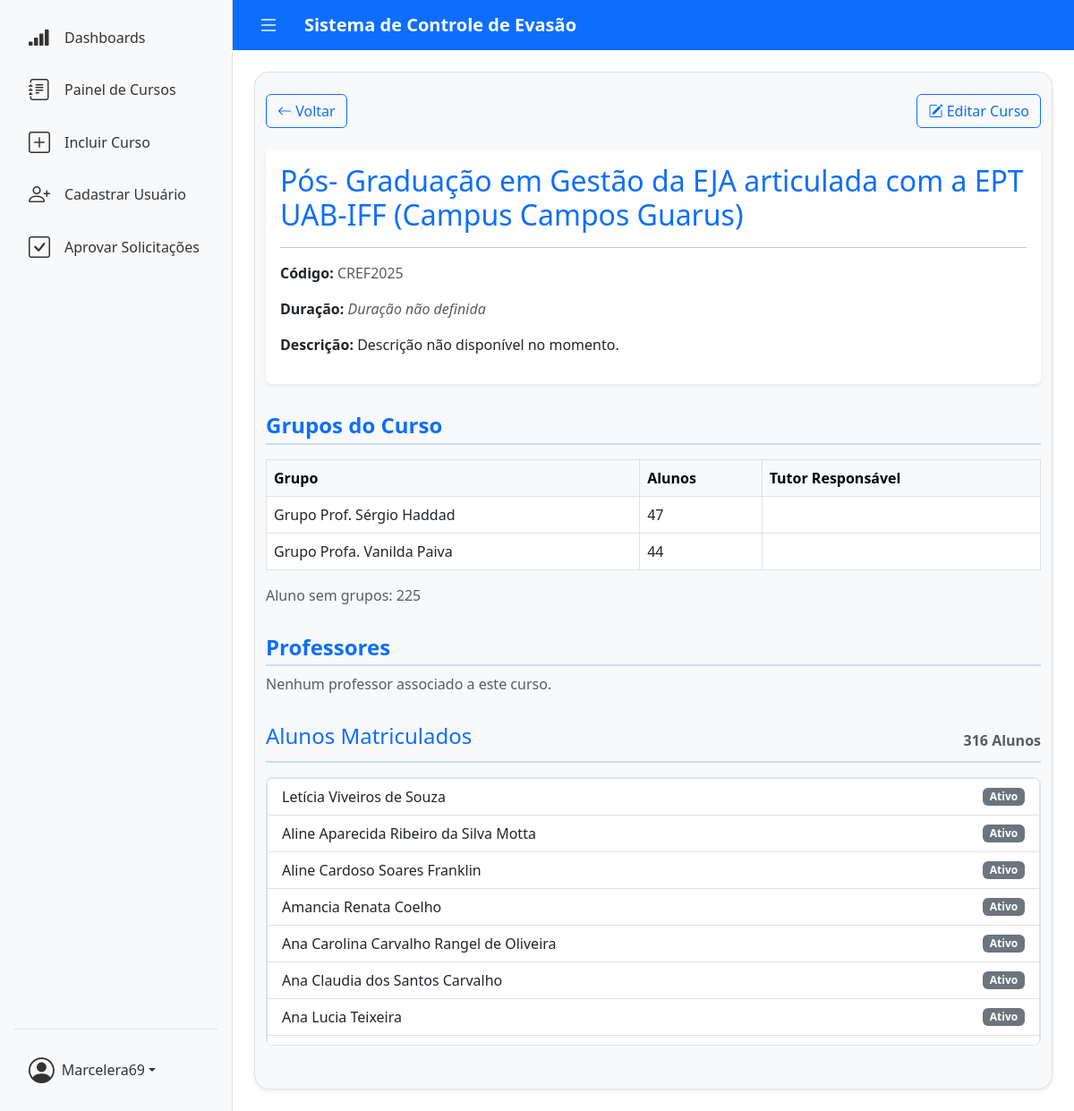
The page /cursos/4/ (signed in) on the database as committed earlier.
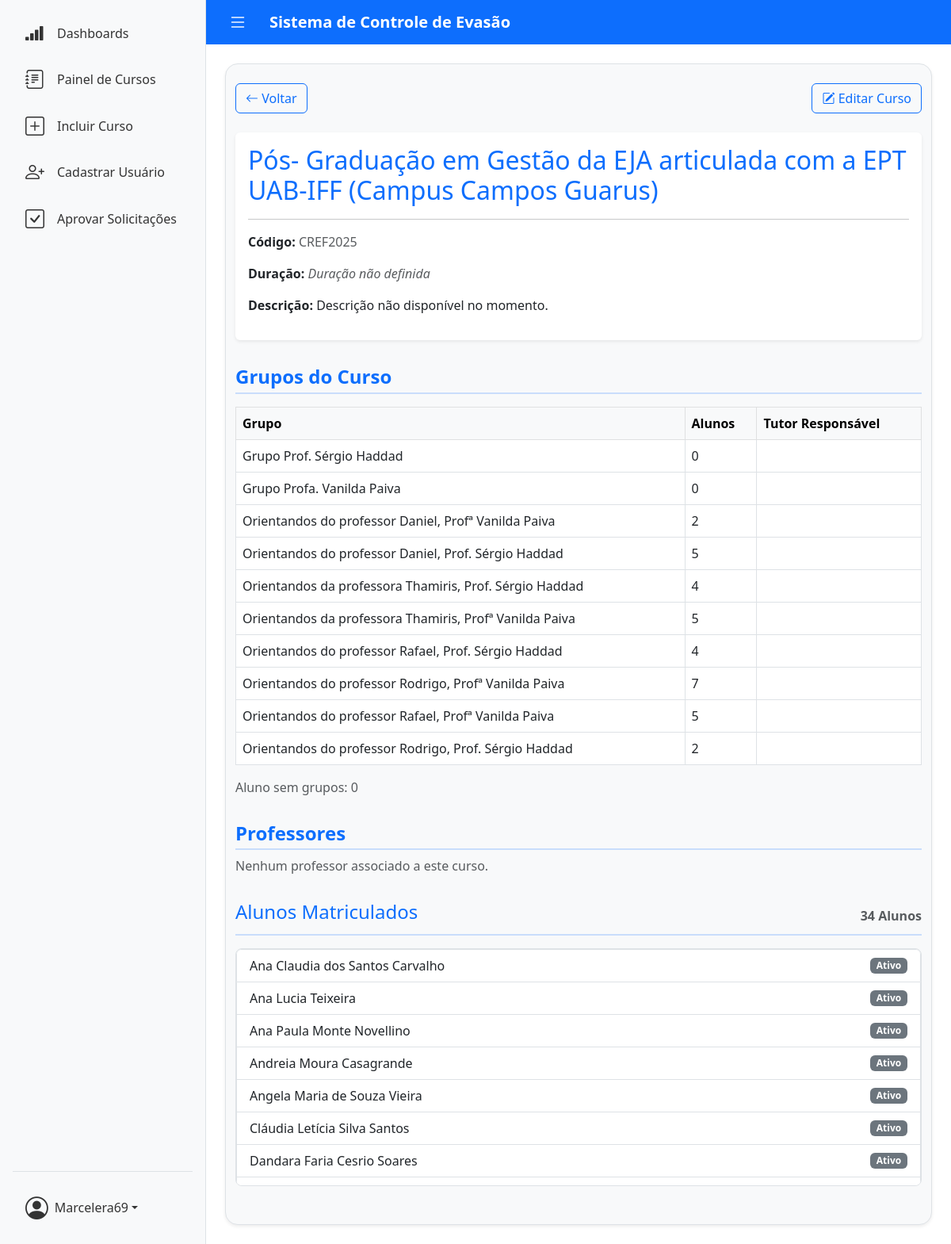
The same page on the database as committed later.
### Courses/models.py (models this page shows, shortened)
class Group(models.Model):
    id = models.AutoField(primary_key=True)
    name = models.CharField(max_length=50)
    tutor = models.ForeignKey(Tutor, on_delete=models.PROTECT, related_name='tutors_groups', null=True, blank=False)
    course = models.ForeignKey('Course', on_delete=models.CASCADE, related_name='courses', null=True, blank=False)
    class Meta:
        unique_together = ('name', 'course')

class Course(models.Model):
    id = models.AutoField(primary_key=True)
    name = models.CharField(max_length=150)
    description = models.TextField(blank=True, null=True)
    start_date = models.DateField(blank=True, null=True)
    end_date = models.DateField(blank=True, null=True)
    teachers = models.ManyToManyField(Teacher, related_name='teacher_courses', blank=True)
    tutors = models.ManyToManyField(Tutor, related_name='teacher_courses', blank=True)
    students = models.ManyToManyField('Student', through='Enrollment', blank=True )
    created_at = models.DateTimeField(auto_now_add=True)
    def duration(self):
        if self.start_date and self.end_date:
            return (self.end_date - self.start_date).days
        return 'Não definido'

class Enrollment(models.Model):
    STATUS_CHOICES = [
        ('active', 'Ativo'),
        ('approved', 'Aprovado'),
        ('failed', 'Reprovado'),
        ('locked', 'Trancado'),
        ('dropped', 'Evadido'),
    ]
    id = models.AutoField(primary_key=True)
    student = models.ForeignKey(Student, on_delete=models.CASCADE, related_name='Enrollments_student')
    course = models.ForeignKey(Course, on_delete=models.CASCADE, related_name='Enrollments_course')
    group = models.ForeignKey(Group, on_delete=models.CASCADE, related_name='enrollments', null=True, blank=True)
    status = models.CharField(max_length=20, choices= STATUS_CHOICES, default='active')

class Person(models.Model):
    name = models.CharField(max_length=100)
    code = models.CharField(max_length=50, null=True, blank=True)
    email = models.EmailField(max_length=100, unique=True, null=True, blank=True)
    phone = models.CharField(max_length=15, blank=True, null=True)
    registration = models.CharField(max_length=12, unique=True, blank=True, null=True)
    class Meta:
        abstract = True  # ✅ Isso evita que Django crie uma tabela para Person

class Student(Person):
    def __str__(self):
        return self.name

### Courses/views.py (the view)
# urls.py: path('cursos/<int:pk>/', CourseDetailView.as_view(), name='course_detail'),
class CourseDetailView(LoginRequiredMixin, DetailView):
    model = Course
    template_name = 'course_detail.html'
    def get_context_data(self, **kwargs):
        context = super().get_context_data(**kwargs)
        course = self.get_object()
        enrollments = Enrollment.objects.filter(course=course).select_related('student__group')
        context['students_without_group_count'] = enrollments.filter(group__isnull=True).count()
        return context

### Courses/templates/course_detail.html (shortened to what this page needs)
{% extends 'base.html' %}
{% block content %}
<div class="container pt-4 pb-4 bg-body-tertiary shadow-sm rounded-4 border" style="max-width: 950px;"
  data-aos="fade-up">
  <div class="d-flex justify-content-between align-items-center mb-4">
    <a href="{% url 'courses_list' %}" class="btn btn-outline-primary">
      <i class="bi bi-arrow-left"></i> Voltar
    </a>
    {% if user.is_authenticated %}
      <a href="{% url 'course_update' course.pk %}" class="btn btn-outline-primary">
        <i class="bi bi-pencil-square"></i> Editar Curso
      </a>
    {% endif %}
  </div>
  <div class="card shadow-sm border-0 card-hover">
    <div class="card-body">
      <h2 class="card-title text-primary">{{ object.name }}</h2>
      <hr>
      <p><strong>Código:</strong> <span class="text-muted">CREF2025</span></p>
      <p>
        <strong>Duração:</strong>
        {% if object.duration != 'Não definido' %}
        {{ object.start_date }} - {{ object.end_date }} ({{ object.duration }} dias)
        {% else %}
        <em class="text-muted">Duração não definida</em>
        {% endif %}
      </p>
      {% if object.description %}
      <p><strong>Descrição:</strong> {{ object.description }}</p>
      {% endif %}
    </div>
  </div>
  <h4 class="section-title">Grupos do Curso</h4>
  {% if object.courses.exists %}
  <div class="table-responsive mt-3">
    <table class="table table-bordered custom-table align-middle table-hover">
      <thead class="table-light">
        <tr>
          <th>Grupo</th>
          <th>Alunos</th>
          <th>Tutor Responsável</th>
        </tr>
      </thead>
      <tbody>
        {% for grupo in object.courses.all %}
        <tr>
          <td>{{ grupo.name }}</td>
          <td>{{ grupo.enrollments.count }}</td>
          <td>{{ grupo.tutor.name }}</td>
        </tr>
        {% endfor %}
      </tbody>
    </table>
  </div>
  <div>
    <p class="text-muted">Aluno sem grupos: {{ students_without_group_count }}</p>
  </div>
  {% else %}
  <p class="text-muted">Nenhum grupo registrado para este curso.</p>
  {% endif %}
  <h4 class="section-title">Professores</h4>
  {% if object.teachers.exists %}
  <ul class="list-group mt-3 mb-4">
    {% for professor in object.teachers.all %}
    <li class="list-group-item d-flex justify-content-between align-items-center">
      {{ professor.name }}
      <span class="badge bg-primary">Professor</span>
    </li>
    {% endfor %}
  </ul>
  {% else %}
  <p class="text-muted">Nenhum professor associado a este curso.</p>
  {% endif %}
   <div class="section-title d-flex justify-content-between align-items-center">
     <h4 >Alunos Matriculados</h4>
      <h8 class="text-muted ">{{ object.students.count }} Alunos</h8>
   </div>
  {% with enrollments=object.Enrollments_course.all %}
  {% if enrollments %}
    <div class="scroll-box mt-3 mb-4">
      <ul class="list-group">
        {% for enrollment in enrollments %}
        <li class="list-group-item d-flex justify-content-between align-items-center">
          {{ enrollment.student.name }}
          <span class="badge bg-secondary">{{ enrollment.get_status_display }}</span>
        </li>
        {% endfor %}
      </ul>
    </div>
  {% else %}
  <p class="text-muted">Nenhum aluno matriculado neste curso.</p>
  {% endif %}
  {% endwith %}
</div>
{% endblock %}

Rows that differ between the two databases and show on the page:
removed Enrollment: student.name "Letícia Viveiros de Souza", status "Ativo"
removed Enrollment: student.name "Aline Aparecida Ribeiro da Silva Motta", status "Ativo"
removed Enrollment: student.name "Aline Cardoso Soares Franklin", status "Ativo"
removed Enrollment: student.name "Amancia Renata Coelho", status "Ativo"
removed Enrollment: student.name "Ana Carolina Carvalho Rangel de Oliveira", status "Ativo"
computed for Course "Descrição não disponível no momento.": students.count "316" → "34"
computed for Group "Grupo Prof. Sérgio Haddad": enrollments.count "47" → "0"
computed for Group "Grupo Profa. Vanilda Paiva": enrollments.count "44" → "0"
added Group: name "Orientandos do professor Daniel, Profª Vanilda Paiva", enrollments.count "2"
added Group: name "Orientandos do professor Daniel, Prof. Sérgio Haddad", enrollments.count "5"
added Group: name "Orientandos da professora Thamiris, Prof. Sérgio Haddad", enrollments.count "4"
added Group: name "Orientandos da professora Thamiris, Profª Vanilda Paiva", enrollments.count "5"
added Group: name "Orientandos do professor Rafael, Prof. Sérgio Haddad", enrollments.count "4"
added Group: name "Orientandos do professor Rodrigo, Profª Vanilda Paiva", enrollments.count "7"
added Group: name "Orientandos do professor Rafael, Profª Vanilda Paiva", enrollments.count "5"
added Group: name "Orientandos do professor Rodrigo, Prof. Sérgio Haddad", enrollments.count "2"
now on this page (row edited): Enrollment: student.name "Ana Paula Monte Novellino", status "Ativo"
now on this page (row edited): Enrollment: student.name "Andreia Moura Casagrande", status "Ativo"
now on this page (row edited): Enrollment: student.name "Angela Maria de Souza Vieira", status "Ativo"
now on this page (row edited): Enrollment: student.name "Cláudia Letícia Silva Santos", status "Ativo"
now on this page (row edited): Enrollment: student.name "Dandara Faria Cesrio Soares", status "Ativo"
Other text that changed with them:
{{ students_without_group_count }}: "225" → "0"
